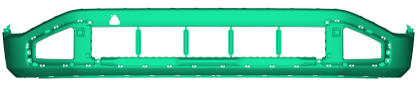
#> input picture code/25M1710D_front.png, 418 x 87 px
$ python pic.py
#> lines starting #> are read from the running program, lines starting #| are printed output that depends on the picture; pictures that were not available may be replaced by others from this repository, and a replacement may not be noted
import numpy as np
import cv2 as cv

img = cv.imread('25M1710D_front.png')
#> img is the input picture: shape (87, 418, 3); mean B, G, R 190.2, 215.3, 139.9
print(img.shape)
#| (87, 418, 3)

logo = cv.imread('logo.png')
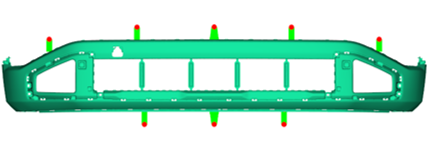
#> input picture code/25M1710D_front_gates.png, 438 x 142 px, given in place of logo.png, which was not available
#> logo is the input picture: shape (142, 438, 3); mean B, G, R 211.5, 229.4, 180.7
print(logo.shape)
#| (142, 438, 3)

constant= cv.copyMakeBorder(logo,15,14,139,139,cv.BORDER_CONSTANT,value=[255,255,255])
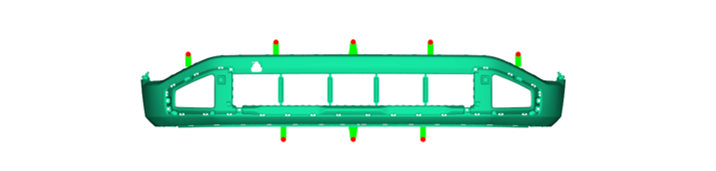
#> constant: shape (171, 716, 3); mean B, G, R 232.9, 242, 217.3
print(constant.shape)
#| (171, 716, 3)
cv.imshow('constant', constant)

ret, mask = cv.threshold(constant, 50, 255, cv.THRESH_BINARY)
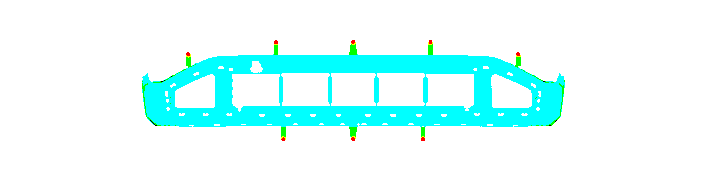
#> mask: shape (171, 716, 3); mean B, G, R 253.3, 254.8, 218.2
print(ret)
cv.imshow('mask', mask)

mask_inv = cv.bitwise_not(mask)
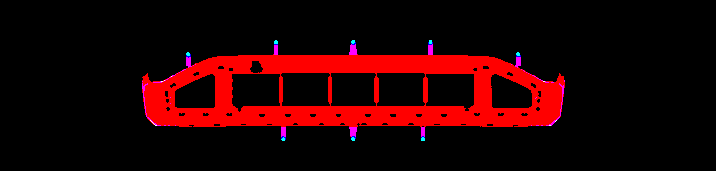
#> mask_inv: shape (171, 716, 3); mean B, G, R 1.7, 0.2, 36.8
cv.imshow('mask_inv', mask_inv)

#> (the run stopped early here; a loop or call above may not have finished)
